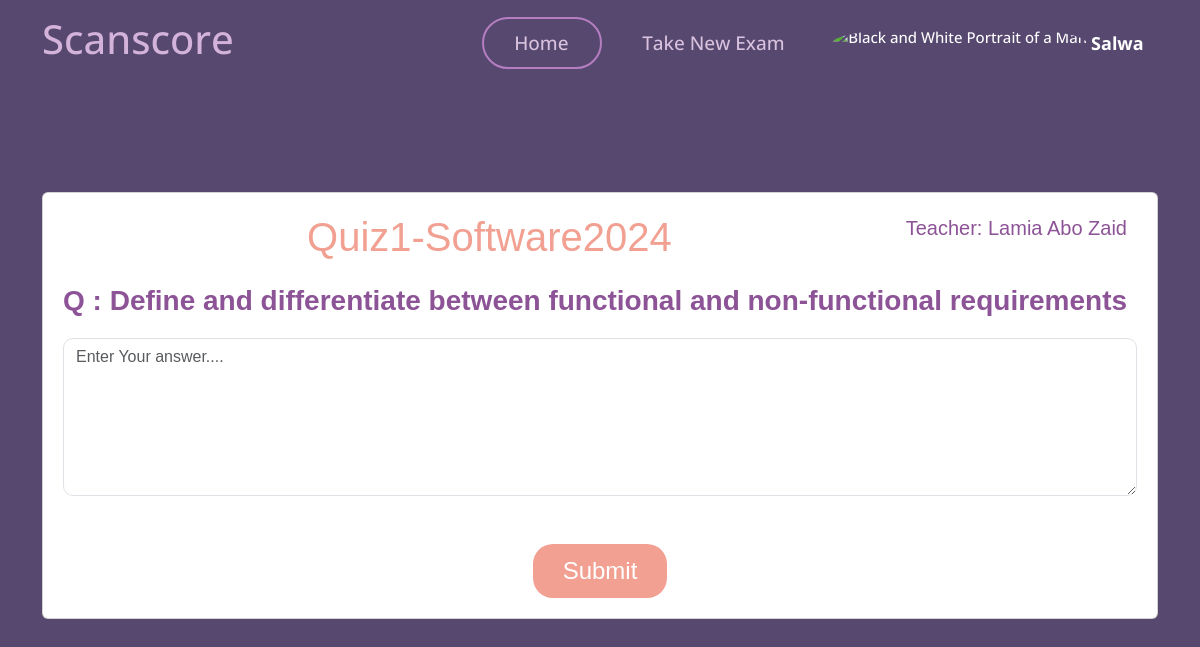
/student/enter_exam/29/ (signed in), run on the app's committed database.
### myapp/models.py (models this page shows)
class User(AbstractUser):
    userType = models.CharField(max_length=10, choices=[('teacher', 'Teacher'), ('student', 'Student')])

class Exam(models.Model):
    name = models.CharField(max_length=100)
    teacher = models.ForeignKey(User, on_delete=models.CASCADE)
    question= models.TextField(max_length=10000)
    model_answer = models.TextField(max_length=10000)
    keywordsList = models.TextField(max_length=10000,null=True,blank=True)
    is_active = models.BooleanField(default=False)
    time_created = models.DateTimeField(auto_now_add=True)
    time_updated = models.DateTimeField(auto_now=True)
    ocr_graded = models.BooleanField(default=False)

### myapp/views.py (the view)
# urls.py: path('student/enter_exam/<int:exam_id>/', views.enter_exam, name='enter_exam'),
@login_required
def enter_exam(request, exam_id): #this will redirect to the specific exam page where the student can take the exam
    exam = get_object_or_404(Exam, pk=exam_id, is_active=True)
    return render(request, 'myapp/student/enter_specific_exam.html', {'exam': exam})

### templates/myapp/student/enter_specific_exam.html (shortened to what this page needs)
{% load static %}
<!DOCTYPE html>
<html lang="en">
<head>
    <link href="{% static 'vendor/aos/aos.css' %}" rel="stylesheet">
    <link href="{% static 'vendor/bootstrap/css/bootstrap.min.css' %}" rel="stylesheet">
    <link href="{% static 'vendor/bootstrap-icons/bootstrap-icons.css' %}" rel="stylesheet">
    <link href="{% static 'vendor/boxicons/css/boxicons.min.css' %}" rel="stylesheet">
    <link href="{% static 'vendor/glightbox/css/glightbox.min.css' %}" rel="stylesheet">
    <link href="{% static 'vendor/remixicon/remixicon.css' %}" rel="stylesheet">
    <link href="{% static 'vendor/swiper/swiper-bundle.min.css' %}" rel="stylesheet">
    <link href="{% static 'css/style.css' %}" rel="stylesheet">
</head>
<body>
    <header id="header">
        <div class="container align-items-center justify-content-between">
            <h1 class="me-auto"><a href="{% url 'student_dashboard' %}" style="color: #d4b3db;" id="scan">Scanscore</a>
            </h1>
            <nav id="navbar" class="navbar order-last order-lg-0">
                <ul>
                    <li><a class="nav-link scrollto Active" href="{% url 'student_dashboard' %}" id="home">Home</a>
                    </li>
                    <li><a class="nav-link scrollto" href="{% url 'take_exam' %}" id="makenew">Take New Exam</a></li>
                    <li class="dropdown">
                        <a href="#">
                            <img src="{% static 'img/unknown_user.jpg' %}" class="rounded-circle" height="35"
                                alt="Black and White Portrait of a Man" loading="lazy" id="img_pro" />
                            <strong class="d-none d-sm-block ms-1" id="username">{{ user.first_name }}</strong><i
                                class="bi bi-chevron-down" id="arrow_pro"></i>
                        </a>
                    </li>
                </ul>
            </nav>
        </div>
    </header>
    <section class="align-items-center"
        style="font-family: Arial, Helvetica, sans-serif;background-color: transparent; padding: 0 0;margin-top: 3%;">
        <div class="container">
            <div class="justify-content-center" data-aos="fade-up" data-aos-delay="200">
                {% block content %}
                <div class="card text-black" style="padding: 20px 20px;">
                    <div class="section-title d-flex justify-content-between" style="padding-bottom: 1%;">
                        <h1 id="exam_name">{{ exam.name }}</h1>
                        <p id="teah_name">Teacher: {{ exam.teacher.first_name }} {{ exam.teacher.last_name }}</p>
                    </div>
                    <form method="POST" action="{% url 'submit_exam' exam.id %}" role="form">
                        <label>
                            <p id="exam_question">Q : {{ exam.question }}</p>
                        </label>
                        <textarea class="form-control" name="student_answer" rows="6" required
                            style="border-radius: 10px;" placeholder="Enter Your answer...."></textarea>
                        <div class="text-center mt-5"><button
                                style="padding: 10px 30px;border-radius: 20px;font-size: 150%;" type="submit"
                                class="btn btn-info btn-rounded" data-mdb-ripple-init>Submit</button>
                        </div>
                    </form>
                    {% endblock %}
                </div>
            </div>
        </div>
    </section>
</body>
</html>

### Scanscore/static/css/style.css (style rules this page uses)
body { font-family: "Open Sans", sans-serif; background: #574870 !important; }
:root { --background-color: #ffffff; --background-color-rgb: 255, 255, 255; --default-color: #444444; --default-color-rgb: 68, 68, 68; --heading-color: #9e69a9; --heading-color-rgb: 55, 81, 126; --accent-color: #9e69a9; --accent-color-rgb: 71, 178, 228; --contrast-color: #ffffff; --contrast-color-rgb: 255, 255, 255; }
#home { color: #d9c2de; width: 120px; border-radius: 50px; font-size: 19px; }
#makenew { color: #d9c2de; font-size: 19px; width: 190px; margin-left: 10px; border-radius: 50px; }
#header { background-color: transparent; }
#header .container { display: flex; justify-content: center; align-items: center; height: 100%; }
#username { font-size: 18px; }
.Active { border: 2px solid #b47ec0 !important; }
a { text-decoration: none; }
#header { transition: all 0.5s; z-index: 997; padding: 15px 0; }
.navbar { padding: 0; }
.navbar ul { margin: 0; padding: 0; display: flex; list-style: none; align-items: center; }
.navbar li { position: relative; }
.navbar a, .navbar a:focus { display: flex; align-items: center; justify-content: space-between; padding: 10px 0 10px 30px; font-size: 15px; font-weight: 500; color: #fff; white-space: nowrap; transition: 0.3s; }
.navbar a i, .navbar a:focus i { font-size: 12px; line-height: 0; margin-left: 5px; }
section { padding: 60px 0; overflow: hidden; position: relative; top: 70px; }
.section-title { text-align: center; padding-bottom: 30px; }
.section-title p { margin-bottom: 0; }

### templates/myapp/student/enter_specific_exam.html (style rules this page uses)
.btn { display: inline-block; padding: 10px 20px; margin-bottom: 0; font-size: 14px; font-weight: 400; line-height: 1.42857143; text-align: center; white-space: nowrap; vertical-align: middle; cursor: pointer; border: none; border-radius: 22px; }
.btn-info { background-color: #f1a091 !important; color: white !important; }
#exam_name { color: #f1a091; }
#teah_name { color: #8c5396; font-size: 20px; position: relative; right: 10px; }
#exam_question { color: #8c5396; font-size: 28px; font-weight: bold; }

### data on the page
User: first_name "Salwa"
Exam: name "Quiz1-Software2024", teacher.first_name "Lamia", teacher.last_name "Abo Zaid", question "Define and differentiate between functional and non-functional requirements"
